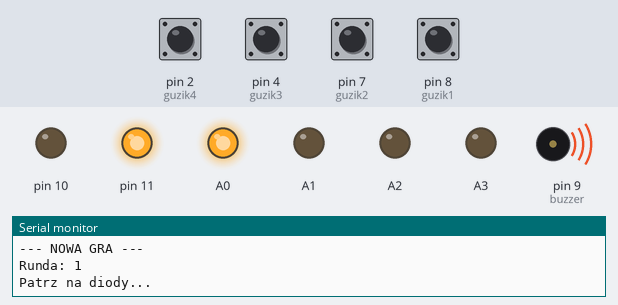
Recording of a sketch running on a simulated Arduino Uno, built with avr-gcc and run on an emulated ATmega328P. Shown: output pins drawn as LEDs (lit = HIGH), buzzer (waves = sounding), the last lines printed to the serial monitor. The inputs (shaded band) are chosen by the test bench; at power-on: pin 2 (guzik4), pin 4 (guzik3), pin 7 (guzik2), pin 8 (guzik1) HIGH. Random numbers use the default seed unless the sketch sets one.

Above: at 2.3 s.
2.4 s: pin 2 (guzik4) pulled LOW for 1 s
At 3.7 s:
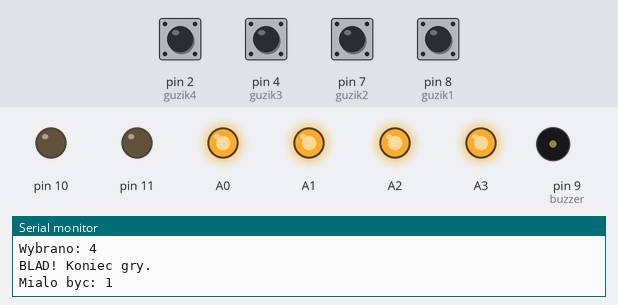
At 8.6 s:
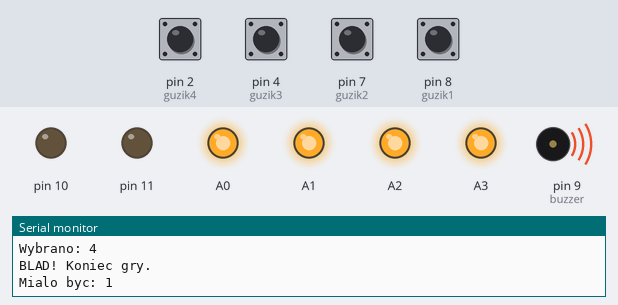
Timing chart, 0 to 12.1 s (numbered marks = the images above; inputs shaded):
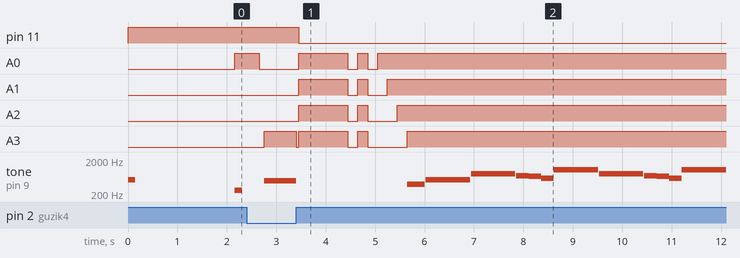

Measured:
- after the input at 2.4 s, pin 11: HIGH → LOW after 1.1 s; A1: goes HIGH 1.0 s, LOW 0.20 s, HIGH 0.20 s, LOW 0.40 s, then HIGH, starting after 1.1 s

The sketch:

code_arduino.ino
```cpp
const int guzik1 = 8;
const int guzik2 = 7;
const int guzik3 = 4;
const int guzik4 = 2;

const int buzzer = 9;

const int ilosc_rund = 100;
int rundy[ilosc_rund];
int wybory[ilosc_rund];

int aktualna_runda = 0;

void setup() {
  pinMode(guzik1, INPUT_PULLUP);
  pinMode(guzik2, INPUT_PULLUP);
  pinMode(guzik3, INPUT_PULLUP);
  pinMode(guzik4, INPUT_PULLUP);

  pinMode(A0, OUTPUT);
  pinMode(A1, OUTPUT);
  pinMode(A2, OUTPUT);
  pinMode(A3, OUTPUT);

  pinMode(10, OUTPUT);
  pinMode(11, OUTPUT);
  pinMode(buzzer, OUTPUT);

  digitalWrite(11, HIGH);
  Serial.begin(9600);
  randomSeed(analogRead(A5));

  Serial.println("--- NOWA GRA ---");

  tone(buzzer, 523);
  delay(150);
  noTone(buzzer);

  for (int i = 0; i < ilosc_rund; i++) {
    rundy[i] = random(1, 5);
  }
  delay(1000);
}

void loop() {
  if (aktualna_runda >= ilosc_rund) {
    Serial.println("WYGRALES CALA GRE!");
    tone(buzzer, 523); delay(150);
    tone(buzzer, 659); delay(150);
    tone(buzzer, 784); delay(300);
    noTone(buzzer);
    while (1);
  }

  Serial.print("Runda: ");
  Serial.println(aktualna_runda + 1);
  Serial.println("Patrz na diody...");
  delay(1000);

  // ODTWARZANIE SEKWENCJI
  for (int i = 0; i <= aktualna_runda; i++) {
    int czestotliwosc = 0;

    if (rundy[i] == 1) {
      digitalWrite(A0, HIGH);
      czestotliwosc = 262;
    }
    else if (rundy[i] == 2) {
      digitalWrite(A1, HIGH);
      czestotliwosc = 330;
    }
    else if (rundy[i] == 3) {
      digitalWrite(A2, HIGH);
      czestotliwosc = 392;
    }
    else if (rundy[i] == 4) {
      digitalWrite(A3, HIGH);
      czestotliwosc = 494;
    }

    tone(buzzer, czestotliwosc);
    delay(150); // Czas trwania dźwięku
    noTone(buzzer);
    delay(350); // Czas świecenia bez dźwięku (łącznie 500ms)

    digitalWrite(A0, LOW);
    digitalWrite(A1, LOW);
    digitalWrite(A2, LOW);
    digitalWrite(A3, LOW);

    delay(100); // Krótsza przerwa między mrugnięciami
  }

  Serial.println("Twoja kolej!");

  for (int i = 0; i <= aktualna_runda; i++) {

    int wcisniety = 0;

    while (wcisniety == 0) {
      if (digitalRead(guzik1) == LOW) {
        wcisniety = 1;
        digitalWrite(A0, HIGH);
        tone(buzzer, 262);
      }
      else if (digitalRead(guzik2) == LOW) {
        wcisniety = 2;
        digitalWrite(A1, HIGH);
        tone(buzzer, 330);
      }
      else if (digitalRead(guzik3) == LOW) {
        wcisniety = 3;
        digitalWrite(A2, HIGH);
        tone(buzzer, 392);
      }
      else if (digitalRead(guzik4) == LOW) {
        wcisniety = 4;
        digitalWrite(A3, HIGH);
        tone(buzzer, 494);
      }
    }

    wybory[i] = wcisniety;
    Serial.print("Wybrano: ");
    Serial.println(wcisniety);

    delay(50);

    if (wcisniety == 1) while (digitalRead(guzik1) == LOW);
    if (wcisniety == 2) while (digitalRead(guzik2) == LOW);
    if (wcisniety == 3) while (digitalRead(guzik3) == LOW);
    if (wcisniety == 4) while (digitalRead(guzik4) == LOW);

    digitalWrite(A0, LOW);
    digitalWrite(A1, LOW);
    digitalWrite(A2, LOW);
    digitalWrite(A3, LOW);
    noTone(buzzer);

    delay(50);

    if (wybory[i] != rundy[i]) {
      Serial.println("BLAD! Koniec gry.");
      Serial.print("Mialo byc: ");
      Serial.println(rundy[i]);

      digitalWrite(11, LOW);


      digitalWrite(A0, HIGH);
      digitalWrite(A1, HIGH);
      digitalWrite(A2, HIGH);
      digitalWrite(A3, HIGH);
      delay(1000);


      digitalWrite(A0, LOW);
      digitalWrite(A1, LOW);
      digitalWrite(A2, LOW);
      digitalWrite(A3, LOW);
      delay(200);

      digitalWrite(A0, HIGH);
      digitalWrite(A1, HIGH);
      digitalWrite(A2, HIGH);
      digitalWrite(A3, HIGH);
      delay(200);
      noTone(buzzer);

      digitalWrite(A0, LOW);
      digitalWrite(A1, LOW);
      digitalWrite(A2, LOW);
      digitalWrite(A3, LOW);
      delay(200);

      digitalWrite(A0, HIGH); delay(200);
      digitalWrite(A1, HIGH); delay(200);
      digitalWrite(A2, HIGH); delay(200);
      digitalWrite(A3, HIGH);

  tone(buzzer, 392);
  delay(350);
  noTone(buzzer);
  delay(20);

  tone(buzzer, 523);
  delay(900);
  noTone(buzzer);
  delay(20);

  tone(buzzer, 784);
  delay(900);
  noTone(buzzer);
  delay(20);
  tone(buzzer, 698);
  delay(250);
  tone(buzzer, 659);
  delay(250);
  tone(buzzer, 587);
  delay(250);
  tone(buzzer, 1047);
  delay(900);
  noTone(buzzer);
  delay(20);
  tone(buzzer, 784);
  delay(900);
  noTone(buzzer);
  delay(20);
  tone(buzzer, 698);
  delay(250);
  tone(buzzer, 659);
  delay(250);
  tone(buzzer, 587);
  delay(250);
  tone(buzzer, 1047);
  delay(900);
  noTone(buzzer);
  delay(20);
  tone(buzzer, 784);
  delay(900);
  noTone(buzzer);
  delay(20);
  tone(buzzer, 698);
  delay(250);
  tone(buzzer, 659);
  delay(250);
  tone(buzzer, 698);
  delay(250);
  tone(buzzer, 587);
  delay(1500);

  noTone(buzzer);
      while (1);
    }
  }

  Serial.println("OK! Nastepny poziom.");
  delay(500);
  aktualna_runda++;
  delay(1000);
}
```
